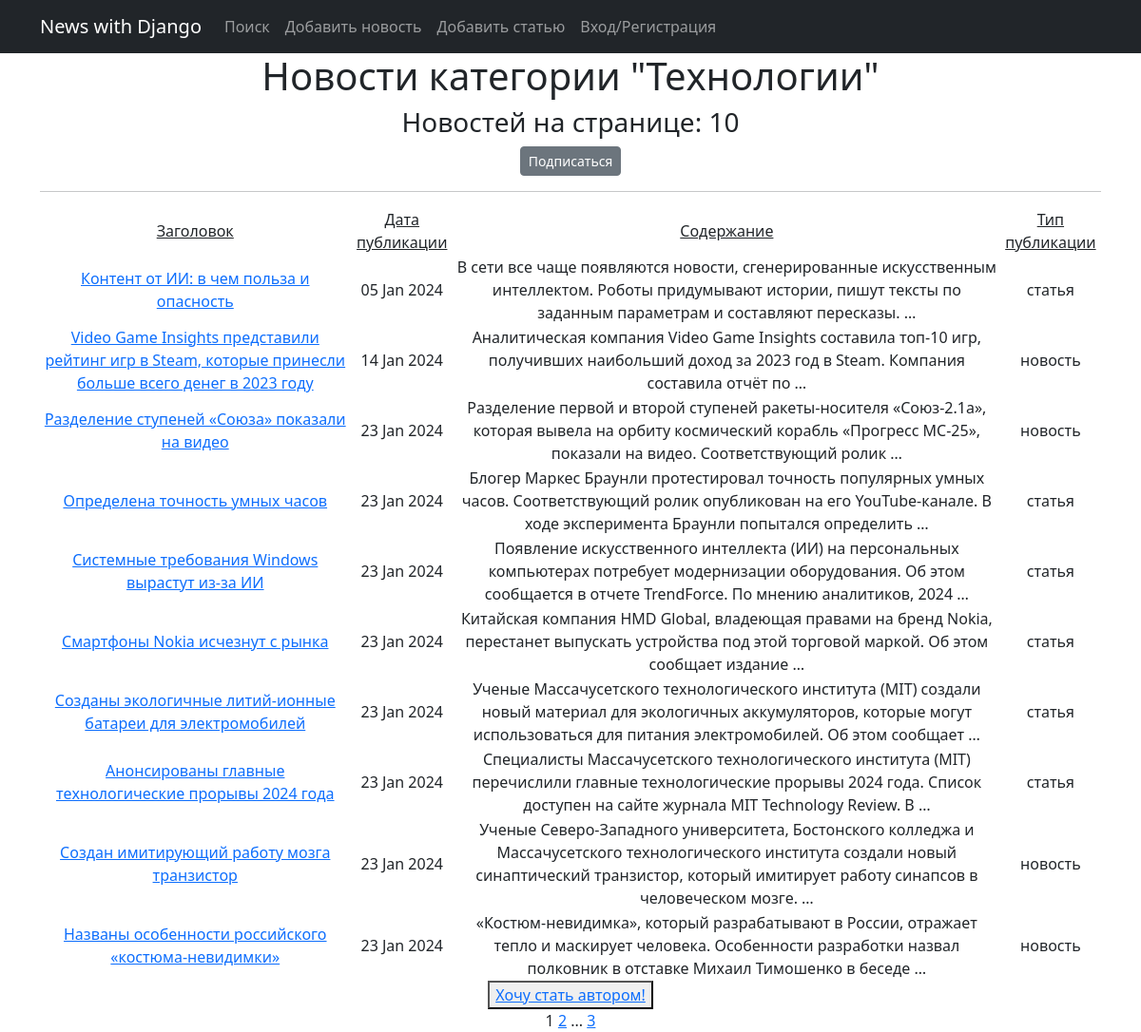
The page /category/3 on the database its author committed.
### news/models.py (models this page shows, shortened)
class Category(models.Model):
    name = models.CharField(unique=True, max_length=64)
    subscribers = models.ManyToManyField(User, blank=True, related_name='subscribed_to')
    def __str__(self):
        return self.name

class Post(models.Model):
    article = 'A'
    news = 'N'
    CHOISE = [
        (article, 'статья'),
        (news, 'новость')
    ]
    authorship = models.ForeignKey(Author, on_delete = models.CASCADE)
    type = models.CharField(max_length=1, choices=CHOISE, default=news)
    publication_time = models.DateTimeField(auto_now_add=True)
    category = models.ManyToManyField(Category, through='Post_Category')
    title = models.CharField(default='Здесь должен быть заголовок', max_length=225)
    text = models.TextField(default='Здесь должен быть текст')
    rating = models.IntegerField(default=0)

### news/views.py (the view)
# urls.py: path('category/<int:pk>', CategoryView.as_view(), name='category_list'),
class CategoryView(PostList):
    model = Post
    template_name = 'category_list.html'
    context_object_name = 'category_list'
    def get_queryset(self):
        self.category = get_object_or_404(Category, id=self.kwargs['pk'])
        queryset = Post.objects.filter(category=self.category).order_by('pk')
        return queryset
    def get_context_data(self, **kwargs):
        context = super().get_context_data(**kwargs)
        context['is_subscriber'] = self.request.user in self.category.subscribers.all()
        context['is_not_subscriber'] = self.request.user not in self.category.subscribers.all()
        context['category'] = self.category
        return context

### news/templatetags/custom_filters.py (called while the page is built)
@register.simple_tag(takes_context=True)
def url_replace(context, **kwargs):
   d = context['request'].GET.copy()
   for k, v in kwargs.items():
       d[k] = v
   return d.urlencode()

### news/views.py (called while the page is built)
    def get_context_data(self, **kwargs):
        context = super().get_context_data(**kwargs)
        context['is_not_author'] = not self.request.user.groups.filter(name = 'Authors').exists()
        return context

### templates/category_list.html (shortened to what this page needs)
{% extends 'flatpages/default.html' %}
{% load custom_filters %}
{% block content %}
<h1>Новости категории "{{category}}"</h1>
   <h3>Новостей на странице: {{category_list | length }}</h3>
    {% if is_not_subscriber %}
    <p class="text-center"><a href="{% url 'subscribe' category.id %}" class="btn btn-secondary btn-sm">Подписаться</a> </p>
    {% endif %}
   <hr>
       <table>
           <td><u>Заголовок</u></td>
           <td><u>Дата публикации</u></td>
           <td><u>Содержание</u></td>
           <td><u>Тип публикации</u></td>
           {% for post in category_list %}
           <tr>
               <td><a href="{% url 'post_detail' post.id %}">{{ post.title | censor }}</a></td>
               <td>{{ post.publication_time |date:'d M Y' }}</td>
               <td>{{ post.text | truncatewords:20 | censor }}</td>
               <td>{{ post.get_type_display }}</td>
           </tr>
           {% endfor %}
       </table>
{% if is_not_author %}
<button> <a href="upgrade/"> Хочу стать автором!</a> </button>
{% endif %}
<br>
   {{ page_obj.number }}
   {% if page_obj.has_next %}
       <a href="?{% url_replace page=page_obj.next_page_number %}">{{ page_obj.next_page_number }}</a>
       {% if paginator.num_pages != page_obj.next_page_number %}
           ...
           <a href="?{% url_replace page=page_obj.paginator.num_pages %}">{{ page_obj.paginator.num_pages }}</a>
       {% endif %}
   {% endif %}
{% endblock content %}

### rows shown on the page
Category: name "Технологии"
Post: title|censor "Контент от ИИ: в чем польза и опасность", publication_time "05 Jan 2024", text|censor "В сети все чаще появляются новости, сгенерированные искусственным интеллектом. Роботы придумывают истории, пишут тексты по заданным параметрам и составляют пересказы. …", type "статья"
Post: title|censor "Video Game Insights представили рейтинг игр в Steam, которые принесли больше всего денег в 2023 году", publication_time "14 Jan 2024", text|censor "Аналитическая компания Video Game Insights составила топ-10 игр, получивших наибольший доход за 2023 год в Steam. Компания составила отчёт по …", type "новость"
Post: title|censor "Разделение ступеней «Союза» показали на видео", publication_time "23 Jan 2024", text|censor "Разделение первой и второй ступеней ракеты-носителя «Союз-2.1а», которая вывела на орбиту космический корабль «Прогресс МС-25», показали на видео. Соответствующий ролик …", type "новость"
Post: title|censor "Определена точность умных часов", publication_time "23 Jan 2024", text|censor "Блогер Маркес Браунли протестировал точность популярных умных часов. Соответствующий ролик опубликован на его YouTube-канале. В ходе эксперимента Браунли попытался определить …", type "статья"
Post: title|censor "Системные требования Windows вырастут из-за ИИ", publication_time "23 Jan 2024", text|censor "Появление искусственного интеллекта (ИИ) на персональных компьютерах потребует модернизации оборудования. Об этом сообщается в отчете TrendForce. По мнению аналитиков, 2024 …", type "статья"
Post: title|censor "Смартфоны Nokia исчезнут с рынка", publication_time "23 Jan 2024", text|censor "Китайская компания HMD Global, владеющая правами на бренд Nokia, перестанет выпускать устройства под этой торговой маркой. Об этом сообщает издание …", type "статья"
Post: title|censor "Созданы экологичные литий-ионные батареи для электромобилей", publication_time "23 Jan 2024", text|censor "Ученые Массачусетского технологического института (MIT) создали новый материал для экологичных аккумуляторов, которые могут использоваться для питания электромобилей. Об этом сообщает …", type "статья"
Post: title|censor "Анонсированы главные технологические прорывы 2024 года", publication_time "23 Jan 2024", text|censor "Специалисты Массачусетского технологического института (MIT) перечислили главные технологические прорывы 2024 года. Список доступен на сайте журнала MIT Technology Review. В …", type "статья"
Post: title|censor "Создан имитирующий работу мозга транзистор", publication_time "23 Jan 2024", text|censor "Ученые Северо-Западного университета, Бостонского колледжа и Массачусетского технологического института создали новый синаптический транзистор, который имитирует работу синапсов в человеческом мозге. …", type "новость"
Post: title|censor "Названы особенности российского «костюма-невидимки»", publication_time "23 Jan 2024", text|censor "«Костюм-невидимка», который разрабатывают в России, отражает тепло и маскирует человека. Особенности разработки назвал полковник в отставке Михаил Тимошенко в беседе …", type "новость"

### other values the page prints
{{ category_list | length }} "10"
{{ page_obj.number }} "1"
{{ page_obj.next_page_number }} "2"
{{ page_obj.paginator.num_pages }} "3"
